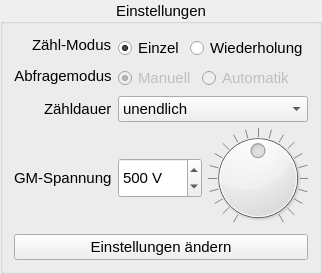
       <widget class="QGroupBox" name="settings">
        <property name="sizePolicy">
         <sizepolicy hsizetype="Minimum" vsizetype="Maximum">
          <horstretch>0</horstretch>
          <verstretch>0</verstretch>
         </sizepolicy>
        </property>
        <property name="maximumSize">
         <size>
          <width>1000</width>
          <height>16777215</height>
         </size>
        </property>
        <property name="font">
         <font>
          <pointsize>11</pointsize>
         </font>
        </property>
        <property name="title">
         <string>Einstellungen</string>
        </property>
        <property name="alignment">
         <set>Qt::AlignmentFlag::AlignCenter</set>
        </property>
        <layout class="QFormLayout" name="formLayout">
         <property name="sizeConstraint">
          <enum>QLayout::SizeConstraint::SetMinimumSize</enum>
         </property>
         <property name="fieldGrowthPolicy">
          <enum>QFormLayout::FieldGrowthPolicy::ExpandingFieldsGrow</enum>
         </property>
         <property name="labelAlignment">
          <set>Qt::AlignmentFlag::AlignRight|Qt::AlignmentFlag::AlignTrailing|Qt::AlignmentFlag::AlignVCenter</set>
         </property>
         <property name="formAlignment">
          <set>Qt::AlignmentFlag::AlignLeading|Qt::AlignmentFlag::AlignLeft|Qt::AlignmentFlag::AlignTop</set>
         </property>
         <property name="topMargin">
          <number>12</number>
         </property>
         <item row="0" column="0">
          <widget class="QLabel" name="mode_label">
           <property name="sizePolicy">
            <sizepolicy hsizetype="Preferred" vsizetype="Maximum">
             <horstretch>0</horstretch>
             <verstretch>0</verstretch>
            </sizepolicy>
           </property>
           <property name="font">
            <font>
             <pointsize>11</pointsize>
            </font>
           </property>
           <property name="text">
            <string>Zähl-Modus</string>
           </property>
          </widget>
         </item>
         <item row="0" column="1">
          <layout class="QHBoxLayout" name="sMode">
           <property name="sizeConstraint">
            <enum>QLayout::SizeConstraint::SetMinimumSize</enum>
           </property>
           <property name="rightMargin">
            <number>0</number>
           </property>
           <item>
            <widget class="QRadioButton" name="sModeSingle">
             <property name="sizePolicy">
              <sizepolicy hsizetype="Minimum" vsizetype="Maximum">
               <horstretch>0</horstretch>
               <verstretch>0</verstretch>
              </sizepolicy>
             </property>
             <property name="font">
              <font>
               <pointsize>11</pointsize>
              </font>
             </property>
             <property name="toolTip">
              <string>&lt;html&gt;&lt;head/&gt;&lt;body&gt;&lt;p&gt;Stoppt die Messung nach Ablauf Zähldauer&lt;/p&gt;&lt;/body&gt;&lt;/html&gt;</string>
             </property>
             <property name="text">
              <string>Einzel</string>
             </property>
             <property name="checked">
              <bool>true</bool>
             </property>
             <attribute name="buttonGroup">
              <string notr="true">groupMode</string>
             </attribute>
            </widget>
           </item>
           <item>
            <widget class="QRadioButton" name="sModeMulti">
             <property name="sizePolicy">
              <sizepolicy hsizetype="Maximum" vsizetype="Maximum">
               <horstretch>0</horstretch>
               <verstretch>0</verstretch>
              </sizepolicy>
             </property>
             <property name="font">
              <font>
               <pointsize>11</pointsize>
              </font>
             </property>
             <property name="toolTip">
              <string>&lt;html&gt;&lt;head/&gt;&lt;body&gt;&lt;p&gt;Wiederholt die Messung automatisch nach Ablauf Zähldauer&lt;/p&gt;&lt;/body&gt;&lt;/html&gt;</string>
             </property>
             <property name="text">
              <string>Wiederholung</string>
             </property>
             <attribute name="buttonGroup">
              <string notr="true">groupMode</string>
             </attribute>
            </widget>
           </item>
          </layout>
         </item>
         <item row="1" column="0">
          <widget class="QLabel" name="label_10">
           <property name="sizePolicy">
            <sizepolicy hsizetype="Preferred" vsizetype="Maximum">
             <horstretch>0</horstretch>
             <verstretch>0</verstretch>
            </sizepolicy>
           </property>
           <property name="minimumSize">
            <size>
             <width>0</width>
             <height>20</height>
            </size>
           </property>
           <property name="font">
            <font>
             <pointsize>11</pointsize>
            </font>
           </property>
           <property name="text">
            <string>Abfragemodus</string>
           </property>
           <property name="alignment">
            <set>Qt::AlignmentFlag::AlignCenter</set>
           </property>
          </widget>
         </item>
         <item row="1" column="1">
          <layout class="QHBoxLayout" name="sQueryMode">
           <property name="sizeConstraint">
            <enum>QLayout::SizeConstraint::SetMaximumSize</enum>
           </property>
           <item>
            <widget class="QRadioButton" name="sQModeMan">
             <property name="enabled">
              <bool>false</bool>
             </property>
             <property name="sizePolicy">
              <sizepolicy hsizetype="Minimum" vsizetype="Maximum">
               <horstretch>0</horstretch>
               <verstretch>0</verstretch>
              </sizepolicy>
             </property>
             <property name="font">
              <font>
               <pointsize>11</pointsize>
              </font>
             </property>
             <property name="text">
              <string>Manuell</string>
             </property>
             <property name="checked">
              <bool>true</bool>
             </property>
             <attribute name="buttonGroup">
              <string notr="true">groupQMode</string>
             </attribute>
            </widget>
           </item>
           <item>
            <widget class="QRadioButton" name="sQModeAuto">
             <property name="enabled">
              <bool>false</bool>
             </property>
             <property name="sizePolicy">
              <sizepolicy hsizetype="MinimumExpanding" vsizetype="Maximum">
               <horstretch>0</horstretch>
               <verstretch>0</verstretch>
              </sizepolicy>
             </property>
             <property name="font">
              <font>
               <pointsize>11</pointsize>
              </font>
             </property>
             <property name="text">
              <string>Automatik</string>
             </property>
             <property name="checked">
              <bool>false</bool>
             </property>
             <attribute name="buttonGroup">
              <string notr="true">groupQMode</string>
             </attribute>
            </widget>
           </item>
          </layout>
         </item>
         <item row="2" column="0">
          <widget class="QLabel" name="duration_label">
           <property name="sizePolicy">
            <sizepolicy hsizetype="Preferred" vsizetype="Preferred">
             <horstretch>0</horstretch>
             <verstretch>0</verstretch>
            </sizepolicy>
           </property>
           <property name="font">
            <font>
             <pointsize>11</pointsize>
            </font>
           </property>
           <property name="text">
            <string>Zähldauer</string>
           </property>
          </widget>
         </item>
         <item row="2" column="1">
          <widget class="QComboBox" name="sDuration">
           <property name="sizePolicy">
            <sizepolicy hsizetype="Expanding" vsizetype="Maximum">
             <horstretch>0</horstretch>
             <verstretch>0</verstretch>
            </sizepolicy>
           </property>
           <property name="font">
            <font>
             <pointsize>11</pointsize>
            </font>
           </property>
           <property name="toolTip">
            <string>Wie lange der Zähler misst</string>
           </property>
           <item>
            <property name="text">
             <string comment="f0">unendlich</string>
            </property>
           </item>
           <item>
            <property name="text">
             <string comment="f1">1 Sekunde</string>
            </property>
           </item>
           <item>
            <property name="text">
             <string comment="f2">10 Sekunden</string>
            </property>
           </item>
           <item>
            <property name="text">
             <string comment="f3">60 Sekunden</string>
            </property>
           </item>
           <item>
            <property name="text">
             <string comment="f4">100 Sekunden</string>
            </property>
           </item>
           <item>
            <property name="text">
             <string comment="f5">300 Sekunden</string>
            </property>
           </item>
          </widget>
         </item>
         <item row="3" column="0">
          <widget class="QLabel" name="volt_label">
           <property name="sizePolicy">
            <sizepolicy hsizetype="Preferred" vsizetype="MinimumExpanding">
             <horstretch>0</horstretch>
             <verstretch>0</verstretch>
            </sizepolicy>
           </property>
           <property name="minimumSize">
            <size>
             <width>0</width>
             <height>100</height>
            </size>
           </property>
           <property name="maximumSize">
            <size>
             <width>16777215</width>
             <height>100</height>
            </size>
           </property>
           <property name="font">
            <font>
             <pointsize>11</pointsize>
            </font>
           </property>
           <property name="toolTip">
            <string>Spannung des Geiger-Müller Zählrohrs</string>
           </property>
           <property name="text">
            <string>GM-Spannung</string>
           </property>
          </widget>
         </item>
         <item row="3" column="1">
          <layout class="QHBoxLayout" name="sVolt">
           <property name="sizeConstraint">
            <enum>QLayout::SizeConstraint::SetMinimumSize</enum>
           </property>
           <property name="rightMargin">
            <number>0</number>
           </property>
           <item>
            <widget class="QSpinBox" name="sVoltage">
             <property name="sizePolicy">
              <sizepolicy hsizetype="Expanding" vsizetype="Fixed">
               <horstretch>0</horstretch>
               <verstretch>0</verstretch>
              </sizepolicy>
             </property>
             <property name="minimumSize">
              <size>
               <width>0</width>
               <height>40</height>
              </size>
             </property>
             <property name="font">
              <font>
               <pointsize>11</pointsize>
              </font>
             </property>
             <property name="buttonSymbols">
              <enum>QAbstractSpinBox::ButtonSymbols::UpDownArrows</enum>
             </property>
             <property name="suffix">
              <string> V</string>
             </property>
             <property name="minimum">
              <number>300</number>
             </property>
             <property name="maximum">
              <number>700</number>
             </property>
             <property name="singleStep">
              <number>10</number>
             </property>
             <property name="value">
              <number>500</number>
             </property>
            </widget>
           </item>
           <item>
            <widget class="QDial" name="voltDial">
             <property name="sizePolicy">
              <sizepolicy hsizetype="MinimumExpanding" vsizetype="Minimum">
               <horstretch>0</horstretch>
               <verstretch>0</verstretch>
              </sizepolicy>
             </property>
             <property name="minimumSize">
              <size>
               <width>100</width>
               <height>100</height>
              </size>
             </property>
             <property name="maximumSize">
              <size>
               <width>100</width>
               <height>100</height>
              </size>
             </property>
             <property name="font">
              <font>
               <pointsize>11</pointsize>
              </font>
             </property>
             <property name="styleSheet">
              <string notr="true">QDial {color: rgb(255, 38, 0);}</string>
             </property>
             <property name="minimum">
              <number>300</number>
             </property>
             <property name="maximum">
              <number>700</number>
             </property>
             <property name="singleStep">
              <number>5</number>
             </property>
             <property name="value">
              <number>500</number>
             </property>
             <property name="wrapping">
              <bool>false</bool>
             </property>
             <property name="notchesVisible">
              <bool>true</bool>
             </property>
            </widget>
           </item>
          </layout>
         </item>
         <item row="4" column="0" colspan="2">
          <widget class="QPushButton" name="buttonSetting">
           <property name="enabled">
            <bool>true</bool>
           </property>
           <property name="font">
            <font>
             <pointsize>11</pointsize>
            </font>
           </property>
           <property name="text">
            <string>Einstellungen ändern</string>
           </property>
           <property name="autoDefault">
            <bool>false</bool>
           </property>
           <property name="default">
            <bool>false</bool>
           </property>
          </widget>
         </item>
        </layout>
        <zorder>label_10</zorder>
        <zorder>mode_label</zorder>
        <zorder>duration_label</zorder>
        <zorder>sDuration</zorder>
        <zorder>volt_label</zorder>
        <zorder>buttonSetting</zorder>
       </widget>
